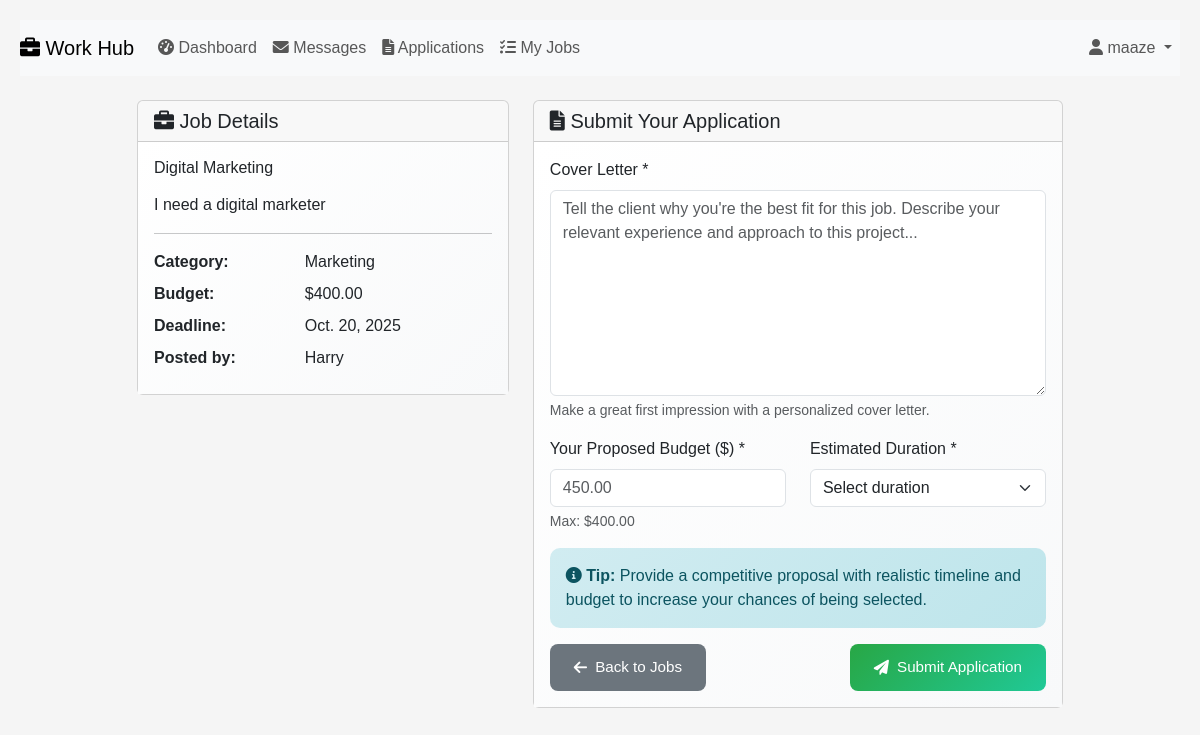
/apply/13/ (signed in), run on the app's committed database.
### jobs/models.py (models this page shows, shortened)
class Job(models.Model):
    CATEGORY_CHOICES = [
        ('web_dev', 'Web Development'),
        ('mobile_dev', 'Mobile Development'),
        ('design', 'Design'),
        ('writing', 'Writing'),
        ('marketing', 'Marketing'),
        ('data_entry', 'Data Entry'),
        ('other', 'Other'),
    ]
    STATUS_CHOICES = [
        ('open', 'Open'),
        ('in_progress', 'In Progress'),
        ('under_review', 'Under Review'),
        ('completed', 'Completed'),
        ('cancelled', 'Cancelled'),
    ]
    title = models.CharField(max_length=200)
    description = models.TextField()
    category = models.CharField(max_length=20, choices=CATEGORY_CHOICES)
    budget = models.DecimalField(max_digits=10, decimal_places=2)
    deadline = models.DateField()
    status = models.CharField(max_length=20, choices=STATUS_CHOICES, default='open')
    client = models.ForeignKey(User, on_delete=models.CASCADE, related_name='posted_jobs')
    freelancer = models.ForeignKey(User, on_delete=models.SET_NULL, null=True, blank=True, related_name='assigned_jobs')
    created_at = models.DateTimeField(auto_now_add=True)
    updated_at = models.DateTimeField(auto_now=True)
    class Meta:
        ordering = ['-created_at']

### jobs/views.py (the view, shortened to what this page needs)
# urls.py: path('apply/<int:job_id>/', views.apply_job, name='apply_job'),
@login_required
def apply_job(request, job_id):
    job = get_object_or_404(Job, id=job_id)
    if Application.objects.filter(job=job, freelancer=request.user).exists():
        messages.warning(request, 'You have already applied to this job.')
        return redirect('job_list')
    if job.client == request.user:
        messages.error(request, 'You cannot apply to your own job.')
        return redirect('job_list')
    return render(request, 'jobs/apply_job.html', {'job': job})

### jobs/templates/jobs/apply_job.html (shortened to what this page needs)
{% extends "jobs/layout2.html" %}
{% block body %}
<div class="container mt-4">
    <div class="row justify-content-center">
        <div class="col-md-10">
            <div class="row">
                <div class="col-md-5">
                    <div class="card mb-4">
                        <div class="card-header">
                            <h5 class="mb-0">
                                <i class="fas fa-briefcase"></i> Job Details
                            </h5>
                        </div>
                        <div class="card-body">
                            <h6 class="card-title">{{ job.title }}</h6>
                            <p class="card-text">{{ job.description|linebreaks }}</p>
                            <hr>
                            <div class="row mb-2">
                                <div class="col-sm-5"><strong>Category:</strong></div>
                                <div class="col-sm-7">{{ job.get_category_display }}</div>
                            </div>
                            <div class="row mb-2">
                                <div class="col-sm-5"><strong>Budget:</strong></div>
                                <div class="col-sm-7">${{ job.budget }}</div>
                            </div>
                            <div class="row mb-2">
                                <div class="col-sm-5"><strong>Deadline:</strong></div>
                                <div class="col-sm-7">{{ job.deadline }}</div>
                            </div>
                            <div class="row mb-2">
                                <div class="col-sm-5"><strong>Posted by:</strong></div>
                                <div class="col-sm-7">{{ job.client.username }}</div>
                            </div>
                        </div>
                    </div>
                </div>
                <div class="col-md-7">
                    <div class="card">
                        <div class="card-header">
                            <h5 class="mb-0">
                                <i class="fas fa-file-alt"></i> Submit Your Application
                            </h5>
                        </div>
                        <div class="card-body">
                            <form method="post">
                                <div class="mb-3">
                                    <label for="cover_letter" class="form-label">Cover Letter *</label>
                                    <textarea class="form-control" id="cover_letter" name="cover_letter"
                                              rows="8" required
                                              placeholder="Tell the client why you're the best fit for this job. Describe your relevant experience and approach to this project..."></textarea>
                                    <div class="form-text">Make a great first impression with a personalized cover letter.</div>
                                </div>
                                <div class="row">
                                    <div class="col-md-6">
                                        <div class="mb-3">
                                            <label for="proposed_budget" class="form-label">Your Proposed Budget ($) *</label>
                                            <input type="number" step="0.01" class="form-control"
                                                   id="proposed_budget" name="proposed_budget" required
                                                   placeholder="450.00" max="{{ job.budget }}">
                                            <div class="form-text">Max: ${{ job.budget }}</div>
                                        </div>
                                    </div>
                                    <div class="col-md-6">
                                        <div class="mb-3">
                                            <label for="estimated_duration" class="form-label">Estimated Duration *</label>
                                            <select class="form-select" id="estimated_duration" name="estimated_duration" required>
                                                <option value="">Select duration</option>
                                            </select>
                                        </div>
                                    </div>
                                </div>
                                <div class="alert alert-info">
                                    <i class="fas fa-info-circle"></i>
                                    <strong>Tip:</strong> Provide a competitive proposal with realistic timeline and budget to increase your chances of being selected.
                                </div>
                                <div class="d-flex justify-content-between">
                                    <a href="{% url 'job_list' %}" class="btn btn-secondary">
                                        <i class="fas fa-arrow-left"></i> Back to Jobs
                                    </a>
                                    <button type="submit" class="btn btn-success">
                                        <i class="fas fa-paper-plane"></i> Submit Application
                                    </button>
                                </div>
                            </form>
                        </div>
                    </div>
                </div>
            </div>
        </div>
    </div>
</div>
{% endblock %}

### jobs/templates/jobs/layout2.html (shortened to what this page needs)
{% load static %}
<!DOCTYPE html>
<html lang="en">
    <head>
      <link href="https://cdn.jsdelivr.net/npm/bootstrap@5.3.3/dist/css/bootstrap.min.css" rel="stylesheet">
      <link href="{% static 'jobs/jobs.css' %}" rel="stylesheet">
      <link rel="stylesheet" href="https://cdnjs.cloudflare.com/ajax/libs/font-awesome/6.0.0/css/all.min.css">
    </head>
    <body>
        <nav class="navbar navbar-expand-lg navbar-light bg-light">
            <a class="navbar-brand" href="{% url 'job_list' %}">
                <i class="fas fa-briefcase"></i> Work Hub
            </a>
            <div class="collapse navbar-collapse" id="navbarNav">
                <ul class="navbar-nav me-auto">
                    {% if user.is_authenticated %}
                        <li class="nav-item">
                            <a class="nav-link" href="{% url 'dashboard' %}">
                                <i class="fas fa-tachometer-alt"></i> Dashboard
                            </a>
                        </li>
                        <li class="nav-item">
                            <a class="nav-link" href="{% url 'inbox' %}">
                                <i class="fas fa-envelope"></i> Messages
                            </a>
                        </li>
                        <li class="nav-item">
                            <a class="nav-link" href="{% url 'applications' %}">
                                <i class="fas fa-file-alt"></i> Applications
                            </a>
                        </li>
                        <li class="nav-item">
                            <a class="nav-link" href="{% url 'my_jobs' %}">
                                <i class="fas fa-tasks"></i> My Jobs
                            </a>
                        </li>
                    {% endif %}
                </ul>
                <ul class="navbar-nav">
                    {% if user.is_authenticated %}
                        <li class="nav-item dropdown">
                            <a class="nav-link dropdown-toggle" href="#" id="navbarDropdown" role="button"
                               data-bs-toggle="dropdown" aria-expanded="false">
                                <i class="fas fa-user"></i> {{ user.username }}
                            </a>
                        </li>
                    {% endif %}
                </ul>
            </div>
        </nav>
        <div class="body">
            {% block body %}
            {% endblock %}
        </div>
    </body>
</html>

### jobs/static/jobs/jobs.css (style rules this page uses)
body { font-family: Arial, Helvetica, sans-serif; margin: 0; padding: 20px; background-color: #f5f5f5; }
.navbar .dropdown-toggle::after { margin-left: 0.255em; }
.btn { transition: all 0.2s ease; }
.alert { border: none; border-radius: 10px; }
.card { transition: all 0.3s ease; }
.navbar { position: relative; overflow: visible; }
.navbar-nav { position: static; }
.navbar .nav-item.dropdown { position: static; }
@media (min-width: 992px) { .navbar .nav-item.dropdown { position: relative; } }
.alert-info { background: linear-gradient(135deg, #d1ecf1 0%, #bee5eb 100%); border: none; color: #0c5460; }
.card .card-body { background: linear-gradient(135deg, #ffffff 0%, #f8f9fa 100%); }
.btn { padding: 0.75rem 1.5rem; border: none; border-radius: 8px; cursor: pointer; font-size: 0.95rem; font-weight: 500; transition: all 0.3s ease; display: inline-flex; align-items: center; gap: 0.5rem; text-decoration: none; min-width: 120px; justify-content: center; }
.btn-success { background: linear-gradient(135deg, #28a745, #20c997); color: white; }
.navbar .nav-link { position: relative; }

### data on the page
Job: title "Digital Marketing", description "I need a digital marketer", category "Marketing", budget "400.00", deadline "Oct. 20, 2025", client.username "Harry"

### other printed values
{{ user.username }} "maaze"
